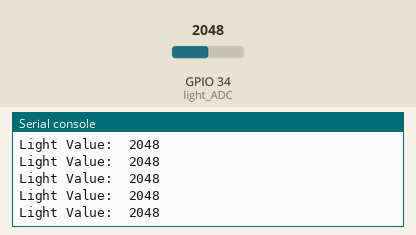
The program below on a simulated ESP32 board running MicroPython. Shown: the last lines printed to the serial console. The test bench sets the inputs (shaded band); at power-on: GPIO 34 (light_ADC) = 2048 (analog values on the 0–4095 scale).

Above: at 1.2 s.
1.3 s: GPIO 34 (light_ADC) set to 2866
At 1.56 s:
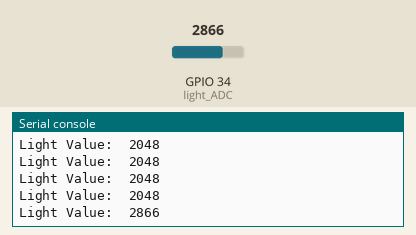
2.8 s: GPIO 34 (light_ADC) set to 3603
At 2.96 s:
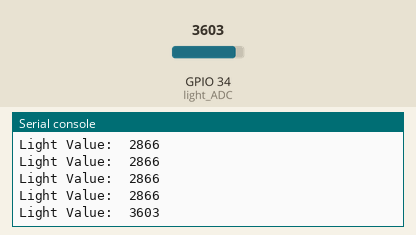
Timing chart, 0 to 5.8 s (numbered marks = the images above; inputs shaded):
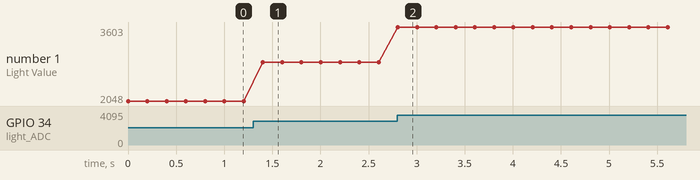

Measured:
- after the input at 1.3 s, the serial console: prints a new line after 0.10 s (image 1)
- after the input at 2.8 s, the serial console: prints a new line at once (image 2)
- plotted number 1: 2048 → 2866 after the input at 1.3 s, 2866 → 3603 after the input at 2.8 s

The program:

light.py
```python
'''
深圳市普中科技有限公司（PRECHIN 普中）
技术支持：www.prechin.net
PRECHIN
 普中

实验名称：光敏传感器实验
接线说明：光敏传感器模块-->ESP32 IO
         AO-->34
         VCC-->5V
         GND-->GND

实验现象：程序下载成功后，在Shell控制台中输出传感器检测的光线值

注意事项：

'''

from machine import Pin,ADC
from time import sleep

light = 34

# 初始化GPIO口
def setup():
    global light_ADC
    light_ADC = ADC(Pin(light))
    light_ADC.atten(ADC.ATTN_11DB)  # 11dB 衰减, 最大输入电压约3.6v

# 循环函数
def loop():
    status = 1 # 状态值
    while True:                                               # 无限循环
        print ('Light Value: ', light_ADC.read()) # 读取ADC6的值16-bits，获取光敏模拟量值
        sleep(0.2)                                            # 延时200ms

# 程序入口
if __name__ == '__main__':
    setup()           # 初始化GPIO口
    loop()            # 循环函数
```
